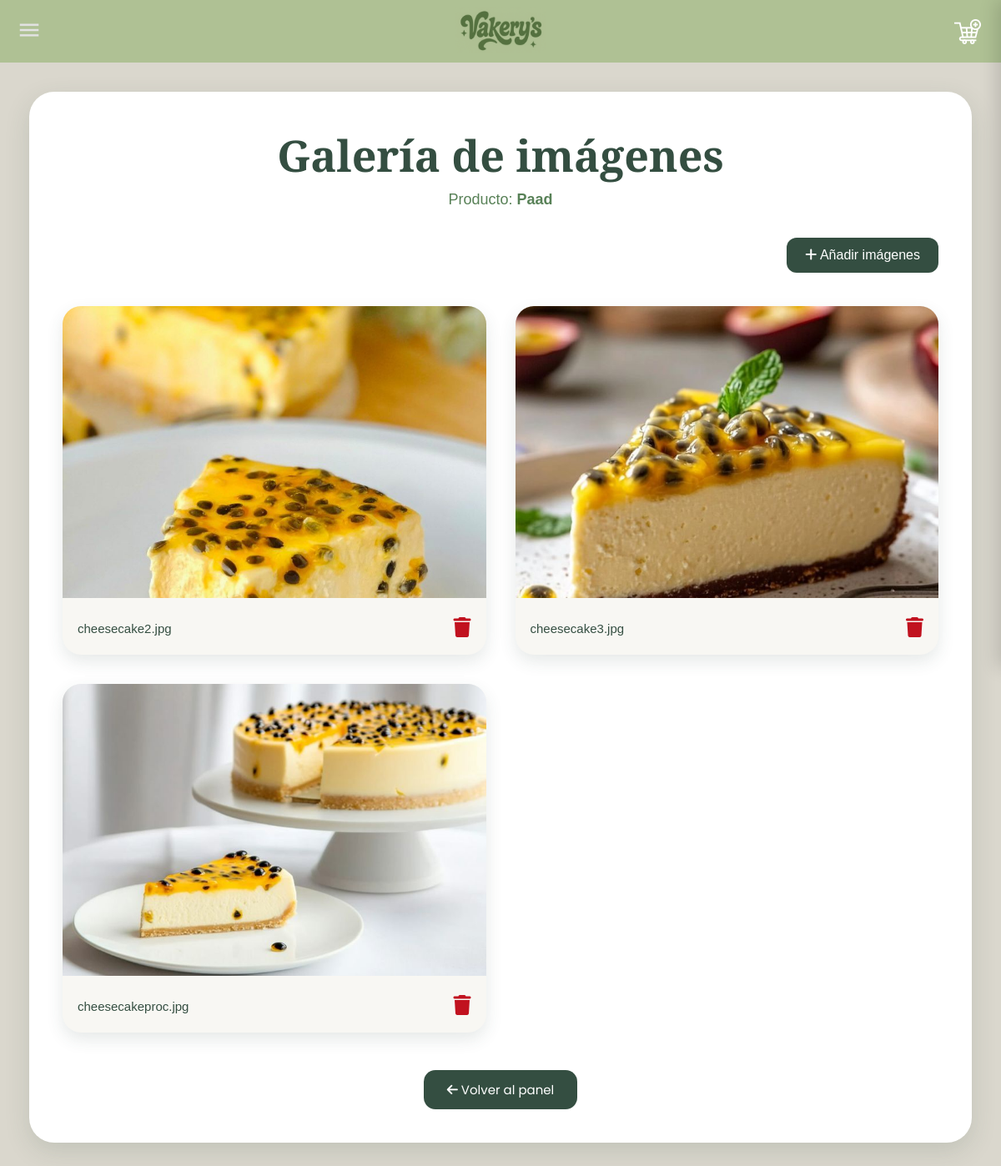
The page /Productos/verimagenes.php?codigo=Paad on the database its author committed.
### tables this page shows
CREATE TABLE imagenes (
    idImagen INT NOT NULL AUTO_INCREMENT,
    CodigoProducto VARCHAR(45) NOT NULL,
    Imagen VARCHAR(255) NOT NULL,

    PRIMARY KEY (idImagen),

    CONSTRAINT fk_imagenes_productos
    FOREIGN KEY (CodigoProducto)
    REFERENCES productos(Codigo)
    ON DELETE CASCADE
    ON UPDATE CASCADE
);

### Productos/verimagenes.php (the view, shortened to what this page needs)
<?php
$servidor = "localhost";
$usuario = "root";
$contrasena = "";
$bd = "vakerysss";
$conn = new mysqli($servidor, $usuario, $contrasena, $bd);
$conn->set_charset("utf8");
$CodigoProducto = $_GET["codigo"] ?? '';
$stmt = $conn->prepare(
    "SELECT * FROM imagenes WHERE CodigoProducto = ?"
);
$stmt->bind_param("s", $CodigoProducto);
$stmt->execute();
$resultado = $stmt->get_result();
?>
<!DOCTYPE html>
<html lang="es">
<head>
<link rel="stylesheet" href="https://cdnjs.cloudflare.com/ajax/libs/font-awesome/6.7.2/css/all.min.css">
</head>
<body>
<div class="contenedor">
<h1>Galería de imágenes</h1>
<p class="subtitulo">
Producto: <strong><?php echo htmlspecialchars($CodigoProducto, ENT_QUOTES, 'UTF-8'); ?></strong></p>
<div class="barra">
<a class="agregar" href="añadirimagen.php?codigo=<?php echo urlencode($CodigoProducto); ?>">    <i class="fa-solid fa-plus"></i> Añadir imágenes
</a>
</div>
<div class="galeria">
<?php
if($resultado->num_rows > 0){
    while($fila = $resultado->fetch_assoc()){
        echo "<div class='card'>";
       echo "<img src='imagenes/".$fila["Imagen"]."'>";
        echo "<div class='info'>";
        echo "<span class='nombre'>".basename($fila["Imagen"])."</span>";
        echo "<a class='eliminar' href='#' onclick=\"confirmarEliminar(".$fila["idImagen"].",'".$CodigoProducto."'); return false;\">
                <i class='fa-solid fa-trash'></i>
              </a>";
        echo "</div>";
        echo "</div>";
    }
}else{
    echo "<div class='sin'>
            <i class='fa-regular fa-image' style='font-size:70px;margin-bottom:15px;'></i><br>
            Este producto aún no tiene imágenes registradas.
          </div>";
}
?>
</div>
<div class="volver">
<a href="leerproductos.php">
<button>
<i class="fa-solid fa-arrow-left"></i> Volver al panel
</button>
</a>
</div>
</div>
</body>
</html>

### Productos/verimagenes.php (style rules this page uses)
* { margin:0; padding:0; box-sizing:border-box; }
body { font-family:'Poppins',sans-serif; background:#DAD7CD; padding:35px; margin-top:75px; }
.contenedor { max-width:1450px; margin:auto; background:white; border-radius:30px; padding:40px; box-shadow:0 10px 30px rgba(52,78,65,.15); }
h1 { text-align:center; font-family:'Cormorant Garamond',serif; color:#344E41; font-size:52px; margin-bottom:8px; }
.subtitulo { text-align:center; color:#588157; font-size:18px; margin-bottom:35px; }
.barra { display:flex; justify-content:space-between; align-items:center; margin-bottom:40px; }
.agregar { background:#344E41; color:white; text-decoration:none; padding:12px 22px; border-radius:12px; transition:.3s; font-weight:500; }
.galeria { display:grid; grid-template-columns:repeat(auto-fill,minmax(360px,1fr)); gap:35px; }
.card { background:#F8F7F3; border-radius:22px; overflow:hidden; box-shadow:0 8px 20px rgba(52,78,65,.12); transition:.3s; }
.card img { width:100%; height:350px; object-fit:cover; }
.info { display:flex; justify-content:space-between; align-items:center; padding:18px; }
.nombre { color:#344E41; font-weight:500; font-size:15px; word-break:break-word; }
.eliminar { color:#C1121F; font-size:24px; transition:.3s; cursor:pointer; }
.volver { display:flex; justify-content:center; margin-top:45px; }
.volver button { border:none; background:#344E41; color:white; padding:12px 28px; border-radius:14px; cursor:pointer; font-size:15px; font-family:'Poppins',sans-serif; transition:.3s; }

### headers/headeruser.php (style rules this page uses)
* { margin:0; padding:0; box-sizing:border-box; }
body { font-family:'Raleway',sans-serif; }

### rows shown on the page
imagenes: Imagen (picture), Imagen "cheesecake2.jpg"
imagenes: Imagen (picture), Imagen "cheesecake3.jpg"
imagenes: Imagen (picture), Imagen "cheesecakeproc.jpg"

### other values the page prints
$CodigoProducto "Paad"
